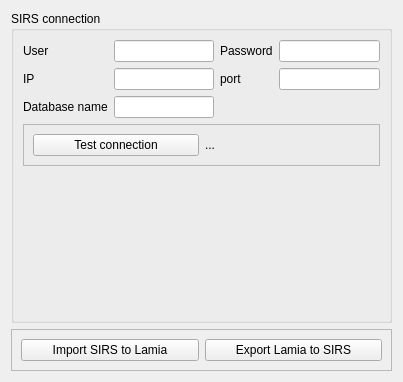
<?xml version="1.0" encoding="UTF-8"?>
<ui version="4.0">
 <class>Form</class>
 <widget class="QWidget" name="Form">
  <property name="geometry">
   <rect>
    <x>0</x>
    <y>0</y>
    <width>403</width>
    <height>382</height>
   </rect>
  </property>
  <property name="windowTitle">
   <string>Form</string>
  </property>
  <layout class="QVBoxLayout" name="verticalLayout">
   <item>
    <widget class="QGroupBox" name="groupBox">
     <property name="title">
      <string>SIRS connection</string>
     </property>
     <layout class="QGridLayout" name="gridLayout">
      <item row="0" column="1">
       <widget class="QLineEdit" name="lineEdit_user"/>
      </item>
      <item row="2" column="3">
       <widget class="QLineEdit" name="lineEdit_port"/>
      </item>
      <item row="0" column="3">
       <widget class="QLineEdit" name="lineEdit_password"/>
      </item>
      <item row="0" column="2">
       <widget class="QLabel" name="label_2">
        <property name="text">
         <string>Password</string>
        </property>
       </widget>
      </item>
      <item row="2" column="1">
       <widget class="QLineEdit" name="lineEdit_ip"/>
      </item>
      <item row="2" column="0">
       <widget class="QLabel" name="label_3">
        <property name="text">
         <string>IP</string>
        </property>
       </widget>
      </item>
      <item row="0" column="0">
       <widget class="QLabel" name="label">
        <property name="text">
         <string>User</string>
        </property>
       </widget>
      </item>
      <item row="5" column="1">
       <spacer name="verticalSpacer">
        <property name="orientation">
         <enum>Qt::Vertical</enum>
        </property>
        <property name="sizeHint" stdset="0">
         <size>
          <width>20</width>
          <height>40</height>
         </size>
        </property>
       </spacer>
      </item>
      <item row="2" column="2">
       <widget class="QLabel" name="label_4">
        <property name="text">
         <string>port</string>
        </property>
       </widget>
      </item>
      <item row="3" column="0">
       <widget class="QLabel" name="label_5">
        <property name="text">
         <string>Database name</string>
        </property>
       </widget>
      </item>
      <item row="3" column="1">
       <widget class="QLineEdit" name="lineEdit_dbname"/>
      </item>
      <item row="4" column="0" colspan="4">
       <widget class="QFrame" name="frame_2">
        <property name="frameShape">
         <enum>QFrame::StyledPanel</enum>
        </property>
        <property name="frameShadow">
         <enum>QFrame::Raised</enum>
        </property>
        <layout class="QHBoxLayout" name="horizontalLayout_2">
         <item>
          <widget class="QPushButton" name="pushButton_test">
           <property name="text">
            <string>Test connection</string>
           </property>
          </widget>
         </item>
         <item>
          <widget class="QLabel" name="label_test">
           <property name="text">
            <string>...</string>
           </property>
           <property name="wordWrap">
            <bool>true</bool>
           </property>
          </widget>
         </item>
        </layout>
       </widget>
      </item>
     </layout>
    </widget>
   </item>
   <item>
    <widget class="QFrame" name="frame">
     <property name="frameShape">
      <enum>QFrame::StyledPanel</enum>
     </property>
     <property name="frameShadow">
      <enum>QFrame::Raised</enum>
     </property>
     <layout class="QHBoxLayout" name="horizontalLayout">
      <item>
       <widget class="QPushButton" name="pushButton_import">
        <property name="text">
         <string>Import SIRS to Lamia</string>
        </property>
       </widget>
      </item>
      <item>
       <widget class="QPushButton" name="pushButton_export">
        <property name="text">
         <string>Export Lamia to SIRS</string>
        </property>
       </widget>
      </item>
     </layout>
    </widget>
   </item>
  </layout>
 </widget>
 <resources/>
 <connections/>
</ui>
